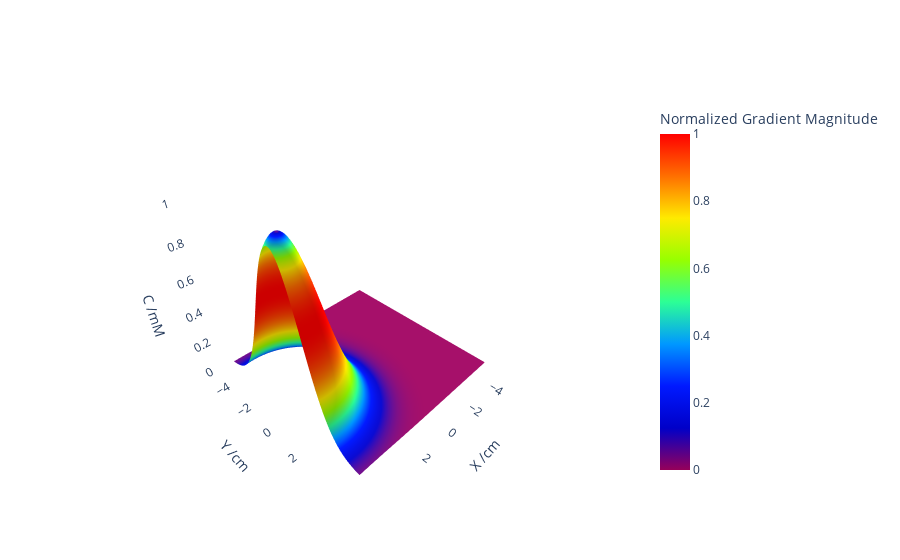

Here is the notebook cell this chart was saved with:
### Code cell
import oed
import numpy as np
import plotly.graph_objects as go

#  定数とパラメータを定義
c_0 = 1
lambda_ = 1.61
x_peak = 4.5
y_peak = 0

#  指定された範囲内でxとyの座標を生成
x = np.linspace(-5, 5, num=100)
y = np.linspace(-5, 5, num=100)
x, y = np.meshgrid(x, y)

#  与えられた式に基づいてz値を計算
z = oed.c_gauss(c_0, lambda_, x, y, x_peak, y_peak)

# z値の傾き（微分）を計算
dzdx, dzdy = np.gradient(z, edge_order=2)

# 傾きを結合してカラースケールの値として使用するための単一の配列を作成
color_scale_values = np.sqrt(dzdx**2 + dzdy**2)

# Calculate the norm of each vector in the array
norms = np.linalg.norm(np.array([dzdx, dzdy]), axis=0)

# Normalize the color_scale_values by dividing by the maximum norm
color_scale_values = color_scale_values / np.max(norms)

# 傾きの大きさに基づいてカラースケールを適用した3D表面プロットを作成
fig = go.Figure(
    data=[
        go.Surface(
            x=x,
            y=y,
            z=z,
            surfacecolor=color_scale_values,
            colorscale="rainbow",
            colorbar=dict(title="Normalized Gradient Magnitude"),
        )
    ]
)

#  レイアウトを更新
fig.update_layout(
    scene=dict(
        xaxis=dict(showbackground=False, showgrid=False),
        yaxis=dict(showbackground=False, showgrid=False),
        zaxis=dict(showbackground=False, showgrid=False),
        xaxis_title="X /cm",
        yaxis_title="Y /cm",
        zaxis_title="C /mM",
    )
)


#  プロットを表示
fig.show()

### Figure 1 — Plotly figure (JSON) as saved in the notebook; plotly's stock layout.template omitted (floating-point values rounded to 4 significant figures; data arrays with more than 128 entries replaced by an {"elided": "..."} marker saying what was removed)
{"data": [{"colorbar": {"title": {"text": "Normalized Gradient Magnitude"}}, "colorscale": [[0, "rgb(150,0,90)"], [0.125, "rgb(0,0,200)"], [0.25, "rgb(0,25,255)"], [0.375, "rgb(0,152,255)"], [0.5, "rgb(44,255,150)"], [0.625, "rgb(151,255,0)"], [0.75, "rgb(255,234,0)"], [0.875, "rgb(255,111,0)"], [1, "rgb(255,0,0)"]], "surfacecolor": {"elided": "100x100 float values"}, "type": "surface", "x": {"elided": "100x100 float values"}, "y": {"elided": "100x100 float values"}, "z": {"elided": "100x100 float values"}}], "layout": {"scene": {"xaxis": {"showbackground": false, "showgrid": false, "title": {"text": "X /cm"}}, "yaxis": {"showbackground": false, "showgrid": false, "title": {"text": "Y /cm"}}, "zaxis": {"showbackground": false, "showgrid": false, "title": {"text": "C /mM"}}}}}
